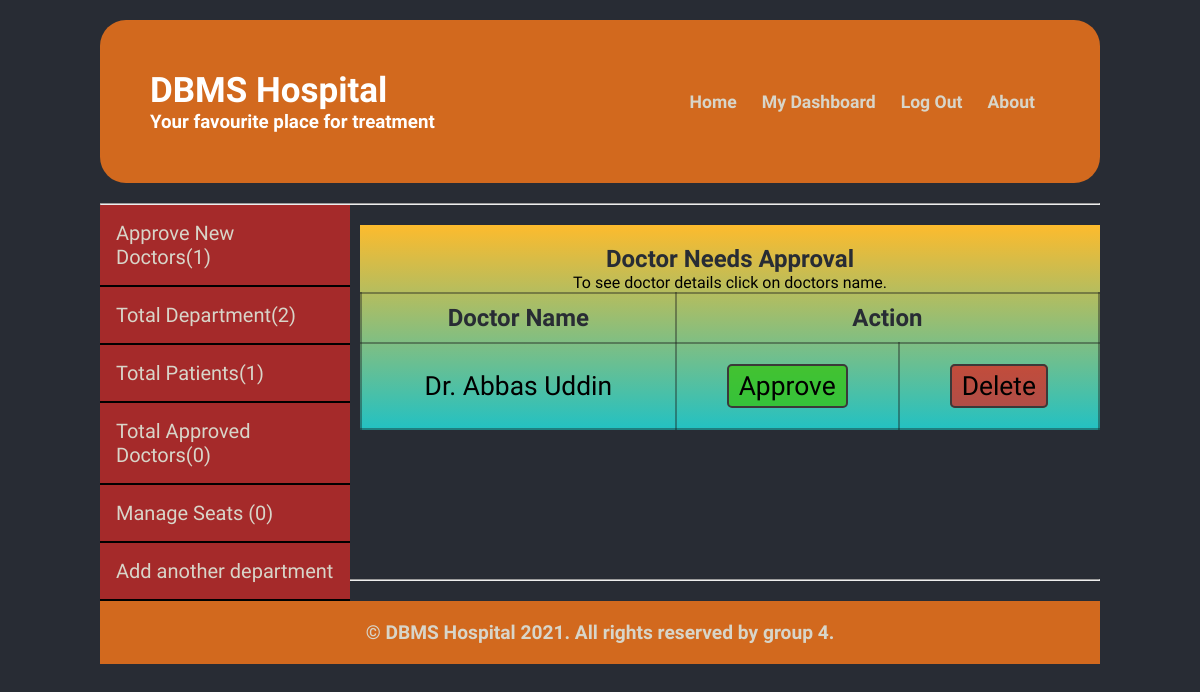
The app's page /management_dashboard.php (signed in), older data.
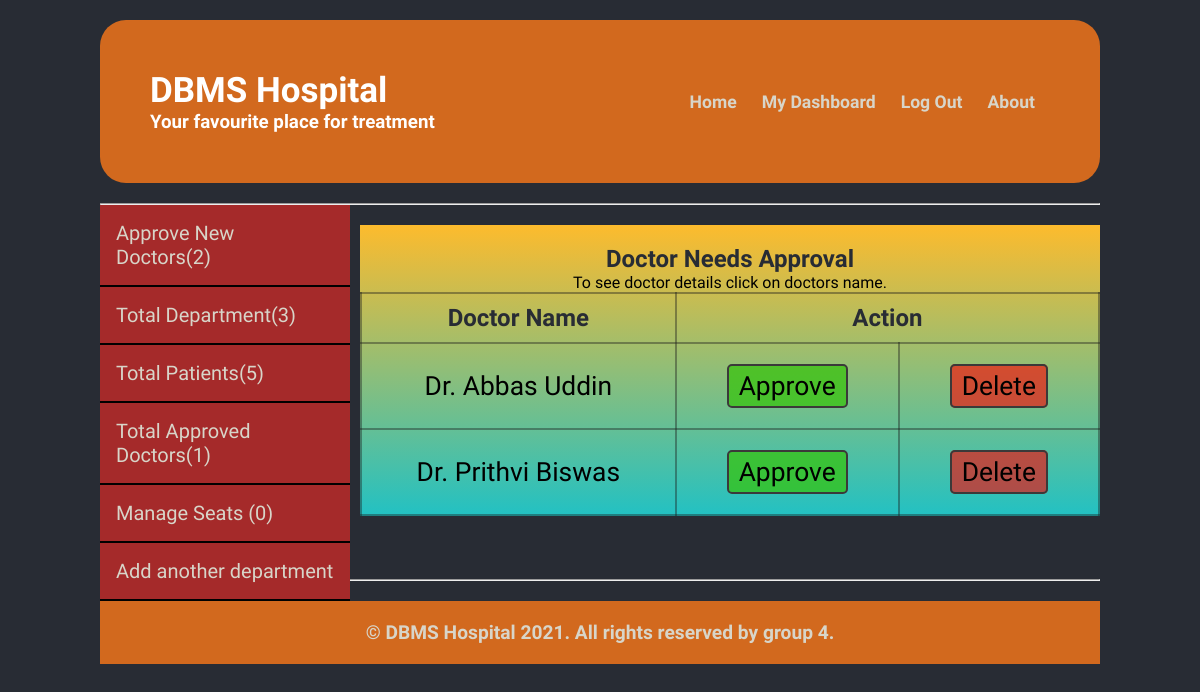
The same page, newer data.
### tables this page shows
CREATE TABLE IF NOT EXISTS `doctors` (
  `d_id` int(11) NOT NULL AUTO_INCREMENT,
  `d_email` varchar(25) NOT NULL,
  `d_name` varchar(30) NOT NULL,
  `d_contact` int(15) NOT NULL,
  `d_education` varchar(200) DEFAULT NULL,
  `d_routine` varchar(50) DEFAULT NULL,
  `d_password` varchar(35) NOT NULL,
  `d_approved` tinyint(1) NOT NULL DEFAULT '0',
  `d_department_id` int(5) DEFAULT NULL,
  PRIMARY KEY (`d_id`),
  UNIQUE KEY `username` (`d_email`)
);

### action.php (called while the page is built, shortened)
<?php
    include 'db_con.php';
    class Process extends Database{
        public function return_sql_result($table,$term="", $content="", $order_by_term="", $order_by_type="",$limit=""){
            $sql = "SELECT * FROM $table ";
            if(!empty($term)){
                $sql.="WHERE $term =$content";
            }
            if($order_by_type!= "" && $order_by_term!=""){
                $sql.= " ORDER BY ".$order_by_term." ".$order_by_type;
            }
            return mysqli_query($this->conn, $sql);
        }
    }
    $obj = new Process;

### db_con.php (called while the page is built, shortened)
<?php
    class Database{
        function __construct()
        {
            $this->conn = mysqli_connect(DB_HOST,DB_USER,DB_PASS,DB_NAME);
        }
    }
?>

### management_dashboard.php (the view, shortened to what this page needs)
<?php
    include 'action.php';
    $unap_doc_sql = $obj->return_sql_result("doctors", "d_approved", "0");
    $unapproved_doc_count = mysqli_num_rows($unap_doc_sql);
    $dep_sql = $obj->return_sql_result("departments", "", "", "dep_name", "ASC");
    $total_dept = mysqli_num_rows($dep_sql);
    $pat_sql = $obj->return_sql_result("patients");
    $total_patients = mysqli_num_rows($pat_sql);
    $doc_sql = $obj->return_sql_result("doctors","d_approved", 1);
    $doc_count = mysqli_num_rows($doc_sql);
    $booked_seat = $obj->return_sql_result("seat_booking", 'seat_status', 0);
    $booked_seat_count = mysqli_num_rows($booked_seat);
?>
<!DOCTYPE html>
<html lang="en">
<head>
    <link rel="stylesheet" href="assets/css/style.css">
</head>
<body>
    <?php
        include 'nav.php';
    ?>
    <div class="content_wrapper">
        <div class="wrapper">
            <hr>
            <section class="management_view">
                <nav class="secondary_nav">
                <ul>
                    <li><a href="#doctor_approval">
                        Approve New Doctors(<span id="unapproved_doctor_count"><?php echo $unapproved_doc_count; ?></span>)</a>
                    </li>
                    <li>
                        <a href="#departments">
                            Total Department(<?php echo $total_dept; ?>)
                        </a>
                    </li>
                    <li>
                        <a href="#all_patitents">
                            Total Patients(<?php echo $total_patients; ?>)
                        </a>
                    </li>
                    <li>
                        <a href="#approved_doctors">
                            Total Approved Doctors(<span id="approved_doctor_count"><?php echo $doc_count; ?></span>)
                        </a>
                    </li>
                    <li>
                        <a id="seat_management_tab" href="#seat_list_management">
                            Manage Seats (<span id="booked_seat_count"><?php echo $booked_seat_count; ?></span>)
                        </a>
                    </li>
                    <li>
                        <a href="#add_another_dept">
                            Add another department
                        </a>
                    </li>
                </ul>
                </nav>
            <div class="item_according_to_link">
                <div id="doctor_approval" class="single-item-design">
                    <?php
                        if($unapproved_doc_count != 0){
                    ?>
                    <h2>Doctor Needs Approval</h2>
                    <span class="text-warning" style="color:black">To see doctor details click on doctors name.</span>
                    <table id="doctor_approval_list">
                        <tbody>
                            <tr>
                                <th>
                                    Doctor Name
                                </th>
                                <th colspan="2">
                                    Action
                                </th>
                            </tr>
                            <?php
                                while($row = mysqli_fetch_assoc($unap_doc_sql)){
                                echo "<tr id='doc_id_".$row["d_id"]."';>";
                                    echo '<td><a href="doctor.php?doc_id=';
                                    echo $row["d_id"];
                                    echo '">'.$row["d_name"].'</a></td>';
                                    echo "<td><a href='#approve' class='btn btn-success approve' data-doc-id=".$row["d_id"].">Approve</a></td>";
                                    echo "<td><a href='#delete' class='btn btn-danger delete_doc' data-doc-id=".$row["d_id"].">Delete</a></td>";
                                }
                                echo "</tr>";
                            ?>
                        </tbody>
                    </table>
                    <?php
                    }else{
                        echo "<h1 style='padding:150px 0', width='100%'>No new doctor requests.</h1>";
                    }
                    ?>
                </div>
            </div>
            </section>
            <hr>
        </div>
        </div>
    <?php
        include 'footer.php';
    ?>

### nav.php (shortened to what this page needs)
<div class="content_wrapper">
    <div class="wrapper">
        <header>
            <a href="index.php" style="text-decoration: none; color:white;">
                <div class="logo">
                    <h2>DBMS Hospital</h2>
                    <h3>Your favourite place for treatment</h3>
                </div>
            </a>
            <nav id="main_nav">
                <ul class="nav_buttons">
                    <li><a href="index.php">Home
                    </a></li>
                    <?php
                        if(isset($_SESSION["type"])){
                    ?>
                    <li><a href="<?php
                        if(isset($_SESSION["type"])){
                            if($_SESSION["type"] == "doctors"){
                                echo "doctor_dashboard.php";
                            }else if($_SESSION["type"] == "patients"){
                                echo "patient_dashbord.php";
                            }else if($_SESSION["type"] == "admin"){
                                echo "management_dashboard.php";
                            }
                        }
                    ?>">
                        My Dashboard
                    </a></li>
                    <?php
                        }
                    ?>
                    <?php
                        if(isset($_SESSION["id"])){
                    ?>
                    <li><a href="#" id="logout">
                        Log Out
                    </a></li>
                    <?php
                        }
                    ?>
                    <li><a href="about.php">About</a></li>
                </ul>
            </nav>
        </header>
    </div>
</div>

### footer.php (shortened to what this page needs)
    <footer>
        <div class="content_wrapper">
            <div class="wrapper">
                <div class="copyright">
                    &copy; DBMS Hospital 2021. All rights reserved by group 4.
                </div>
            </div>
        </div>
    </footer>
    </body>
</html>

### assets/css/style.css (style rules this page uses)
* { margin: 0; padding: 0; box-sizing: border-box; font-family: 'Lobster Two', cursive; transition: all 0.5s ease; }
body { background-color: #282C34; color: #d8d5c9; overflow-x: hidden!important; }
.content_wrapper { width: 100%; margin-top: 20px; }
.wrapper { width: 1000px; margin: 0 auto; }
header { display: flex; justify-content: space-between; align-items: center; background-color: chocolate; padding: 50px; border-radius: 26px; }
div.logo h2 { font-size: 35px; }
nav#main_nav ul.nav_buttons { display: flex; list-style-type: none; width: max-content; }
nav#main_nav ul.nav_buttons li { margin-right: 5px; }
nav#main_nav ul.nav_buttons li a { padding: 12px 10px; background-color: chocolate; text-decoration: none; color: #d8d5c9; font-weight: 700; font-size: 1.1em; }
footer .wrapper { background: chocolate; box-shadow: #282C34; margin: 20px auto; }
.copyright { width: max-content; margin: 0 auto; padding: 20px; text-align: center; font-weight: bold; font-size: 1.2em; }
nav.secondary_nav { width: 25%; position: absolute; top: 0; }
nav.secondary_nav ul { list-style: none; display: flex; flex-direction: column; }
nav.secondary_nav ul li { background-color: brown; border-bottom: 2px solid black; }
nav.secondary_nav ul li a { padding: 16px; color: #d8d5c9; display: block; text-decoration: none; font-size: 20px; }
section.management_view, section.patient_view { display: flex; align-items: center; position: relative; }
div.item_according_to_link { width: 75%; margin: 0 auto; margin-top: 20px; margin-left: 260px; min-height: 354px; }
div.item_according_to_link div { text-align: center; background: rgb(34,193,195); background: linear-gradient(0deg, rgba(34,193,195,1) 0%, rgba(253,187,45,1) 100%); }
div.single-item-design { display: flex; flex-direction: column; color: #282C34; }
div.single-item-design h2 { margin-top: 20px; }
.btn { border: 2px solid rgb(59, 57, 57); border-radius: 5px; }
.btn-success { width: max-content; color: rgb(29, 92, 14); background-color: rgb(219, 219, 134); padding: 5px 10px; display: block; margin: 10px auto; text-decoration: none; }
table>tbody>tr>th, table>tbody>tr>td { padding: 10px 50px; font-size: 1.5em; }
.text-warning { color: rgb(221, 162, 53); }
#doctor_approval_list, #doctor_approval_list th, #doctor_approval_list td { border:2px solid rgba(27, 27, 27, .4); border-collapse: collapse; width: 100%; }
#doctor_approval_list .btn-success { width: max-content; background-color:rgba(52, 196, 8, .7); color: black; padding: 5px 10px; }
#doctor_approval_list a { text-decoration: none ; font-size: 1.1em; color: black; transition: .3s ease; }
.btn-danger { width: max-content;background-color: rgba(255, 0, 0, .6); color: white; padding: 5px 10px; }

Row changes from the older to the newer data that the page shows:
added doctors: d_name "Dr. Prithvi Biswas"
Text that changed along with them:
$unapproved_doc_count: "1" → "2"
$total_dept: "2" → "3"
$total_patients: "1" → "5"
$doc_count: "0" → "1"
